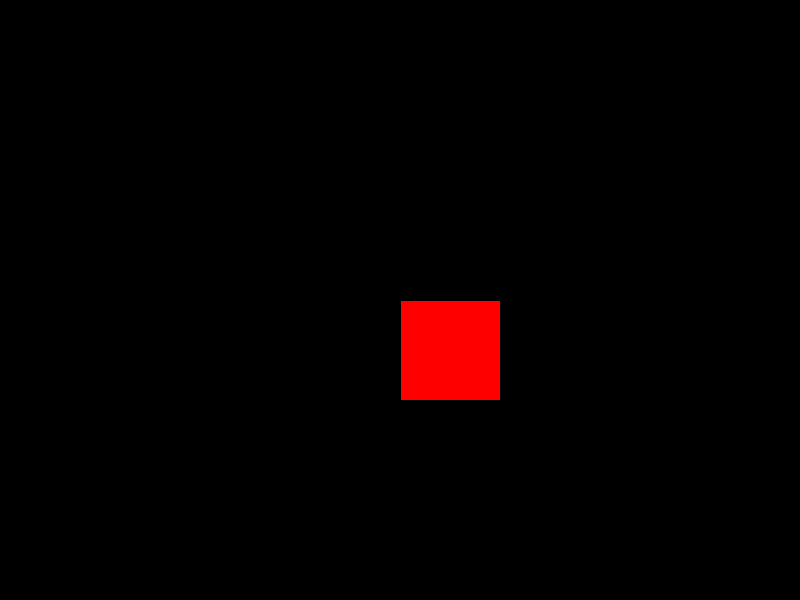
Frame 1 (no input)
Frame 60 (the mouse pressed at the canvas centre just before this capture): identical to frame 1, image omitted
Frame 120 (the mouse held since frame 60 and released just before this capture): identical to frame 1, image omitted

The Processing sketch that drew this single still picture (run headless with seeded random() and noise(); from frame 60 on, the mouse is pressed at the canvas centre):

// Processing sketch: Player_Movement_Demo
// ── Player_Movement_Demo.pde
color pC;
PVector player;
float pX;
float pY;
float pW;
float pH;
float pSpeed;
boolean isUp = false;
boolean isDown = false;
boolean isLeft = false;
boolean isRight = false;

void setup() {
  size(800, 600);
  pC = color(255, 0, 0);
  player = new PVector(width/2,height/2);
  pX = width/2;
  pY = height/2;
  pW = 100;
  pH = 100;
  pSpeed = 5;
}

void draw() {
  background(0);
  fill(pC);
  //rect(pX, pY, pW, pH);
  movePlayer();
  rect(player.x,player.y,pW,pH);
}

void keyPressed() {
  startMovement();
}
void keyReleased() {
  stopMovement();
}
void movePlayer() {
  if (isUp) {
    pY -= pSpeed;
    player.y -= pSpeed;
  }
  if (isDown) {
    pY += pSpeed;
    player.y += pSpeed;
  }
  if (isLeft) {
    pX -= pSpeed;
    player.x -= pSpeed;
  }
  if (isRight) {
    pX += pSpeed;
    player.x += pSpeed;
  }
}
void changeMovement() {
  if (key == 'w') {
    isUp = !isUp;
  } else if (key == 's') {
    isDown = !isDown;
  }
  if (key == 'a') {
    isLeft = !isLeft;
  } else if (key == 'd') {
    isRight = !isRight;
  }
}
void startMovement() {
  if (key == 'w') {
    isUp = true;
  } else if (key == 's') {
    isDown = true;
  }
  if (key == 'a') {
    isLeft = true;
  } else if (key == 'd') {
    isRight = true;
  }
    if (key == CODED) {
      if (keyCode == UP) {
        isUp = true;
      } else if (keyCode == DOWN) {
        isDown = true;
      }
      if (keyCode == LEFT) {
        isLeft = true;
      } else if (keyCode == RIGHT) {
        isRight = true;
      }
    }
}
void stopMovement() {
  if (key == 'w') {
    isUp = false;
  } else if (key == 's') {
    isDown = false;
  }
  if (key == 'a') {
    isLeft = false;
  } else if (key == 'd') {
    isRight = false;
  }
  if (key == CODED) {
    if (keyCode == UP) {
      isUp = false;
    } else if (keyCode == DOWN) {
      isDown = false;
    }
    if (keyCode == LEFT) {
      isLeft = false;
    } else if (keyCode == RIGHT) {
      isRight = false;
    }
  }
}
